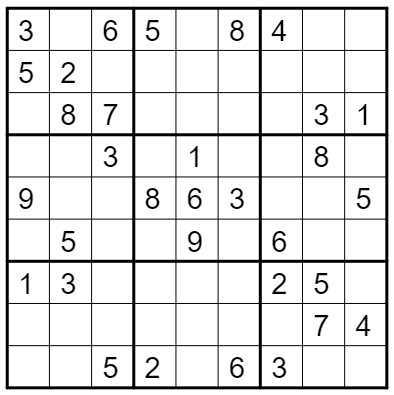
#> input picture test.png, 394 x 395 px; the run also reads 1 picture not shown here
$ python solve.py
#> lines starting #> are read from the running program, lines starting #| are printed output that depends on the picture; after the words box and inside, x2 and y2 are one past the last pixel; in counts of white or black regions, pixels touching at a corner belong together
### cropping.py
import cv2 as cv
import numpy as np
import math

class cropping():

	def crop_image(self):

		img = cv.imread("test.png")
#> img is the input picture: shape (395, 394, 3); min 0, max 255, mean 227.7
		img = cv.resize(img, (500, 500))
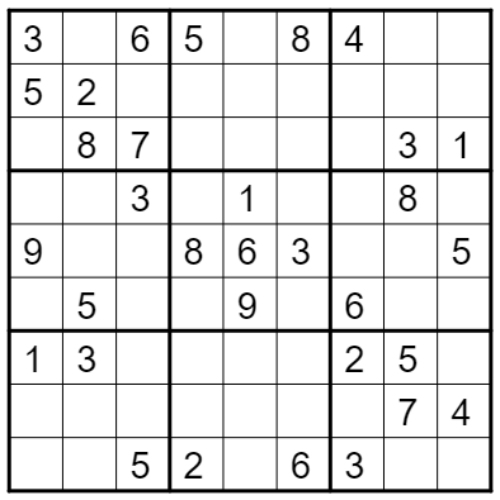
#> img: shape (500, 500, 3); min 0, max 255, mean 227.7
		background = cv.imread("background.png")

		#I dont understand this
		x_offset = 50
		y_offset = 50
		background[y_offset:y_offset+img.shape[0], x_offset:x_offset+img.shape[1]] = img
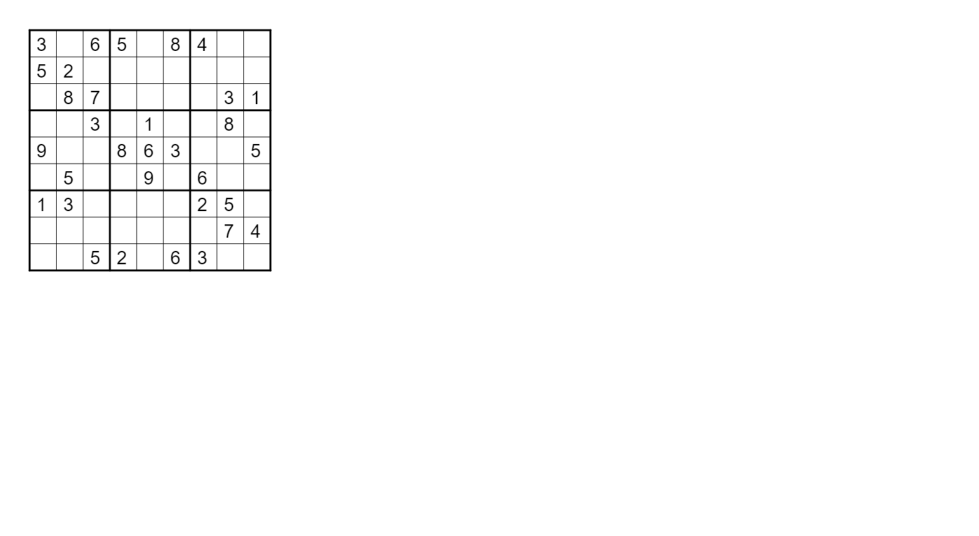
#> background: shape (1072, 1958, 3) (shown at 1/2 size); min 0, max 255, mean 251.7

		img_gray = cv.cvtColor(background, cv.COLOR_BGR2GRAY)
		img_canny = cv.Canny(img_gray, 30, 200)
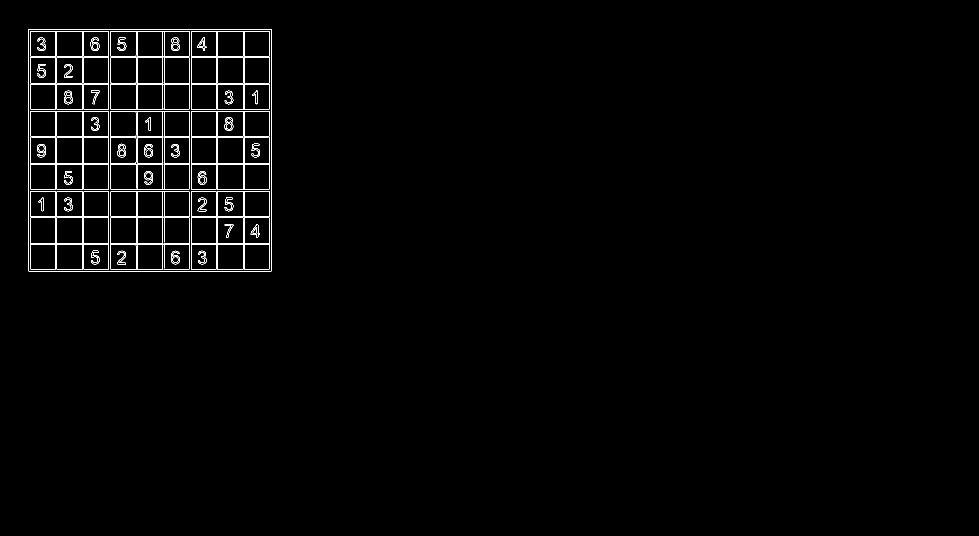
#> img_canny: shape (1072, 1958) (shown at 1/2 size); 1.1% white in thin lines or dots, all inside (x1, y1, x2, y2) = (57, 58, 544, 544)
		contours, hierarchy = cv.findContours(img_canny, cv.RETR_EXTERNAL, cv.CHAIN_APPROX_NONE)
#> contours = 1 contour; box (x1, y1, x2, y2) and area: (57, 58, 544, 544) 234744

		peri = cv.arcLength(contours[0], True) #Gets the perimeter of the contour.
#> peri = 1941.3
		approx = cv.approxPolyDP(contours[0], 0.02*peri, True) #Get the corner points
#> approx = [[57, 58], [57, 542], [542, 542], [542, 58]]

		puzzle = img_gray[approx[0][0][1]:approx[1][0][1], approx[1][0][0]:approx[2][0][0]].copy()
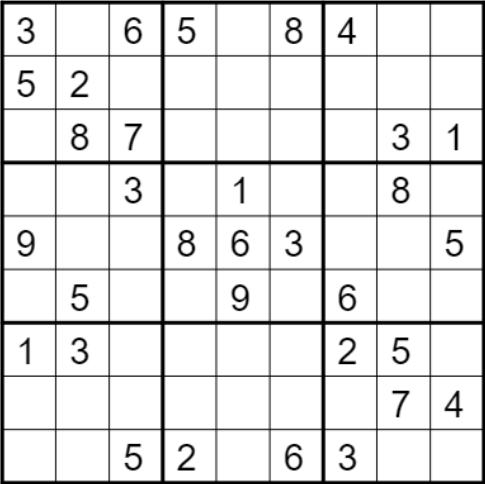
#> puzzle: shape (484, 485); min 0, max 255, mean 226.9

		h = puzzle.shape[0]
#> h = 484
		w = puzzle.shape[1]
#> w = 485

		side = round((h + w)/2)
#> side = 484
		increment = math.ceil(side/9)
#> increment = 54

		images = {}
		count = 1

		for y in range(0,side,increment):
			for x in range(2,side,increment):
				box = puzzle[y:y+increment, x:x+increment].copy()
				box = cv.resize(box, None, fx=5, fy=5, interpolation=cv.INTER_CUBIC)
				kernel = np.ones((1, 1), np.uint8)
				box = cv.dilate(box, kernel, iterations=2)
				box = cv.erode(box, kernel, iterations=1)
				box = cv.threshold(cv.medianBlur(box, 5), 0, 255, cv.THRESH_BINARY + cv.THRESH_OTSU)[1]

				height = box.shape[1]
				width = box.shape[0]

				if(count == 9):
					box = box = box[int(height/10):(box.shape[1] - int(height/10)), int(width/10):(box.shape[0]-int(width/10))].copy()
				else:
					box = box[int(height/10):(box.shape[1] - int(height/20)), int(width/10):(box.shape[0]-int(width/10))].copy()

				if(("Row " + str(count)) not in images):
					images[("Row " + str(count))] = [box]
				else:
					images[("Row " + str(count))].append(box)
			count += 1
#> after the loop, count = 10; images = 9 items

		return(images)

### getNumbers.py
import easyocr
import cv2 as cv

class getNumbers():

	def get_numbers(self, images):

		reader = easyocr.Reader(['en'])

		image_numbers = []
		valid = ['1', '2', '3', '4', '5', '6', '7', '8', '9', '']

		for key,value in images.items():
			numbers = []

			for img in value:

				#Use the tesseract OCR to recognize each digit in each image
				result = reader.readtext(img)
				if (len(result) == 0):
					digit = ""
				else:
					digit = result[0][1]

				#Remove noise
				for ch in digit:
					if ch not in "1234567890":
						digit = digit.replace(ch, "")

				if(len(digit) > 1):
					digit = digit[1:]

				#Store the digits in images_numbers, if there is no digit in image store "*"

				if digit == "":
					numbers.append("*")
				else:
					numbers.append(digit)

			image_numbers.append(numbers)

		return(image_numbers)

### solve.py
import math
from smallBox import smallBox
from getNumbers import getNumbers
from cropping import cropping
from showAnswer import showAnswer
import sys

global count

crop = cropping()
cropped_images = crop.crop_image()
#> cropped_images = 9 items
ocr = getNumbers()
#> (the run stopped early here; a loop or call above may not have finished)
